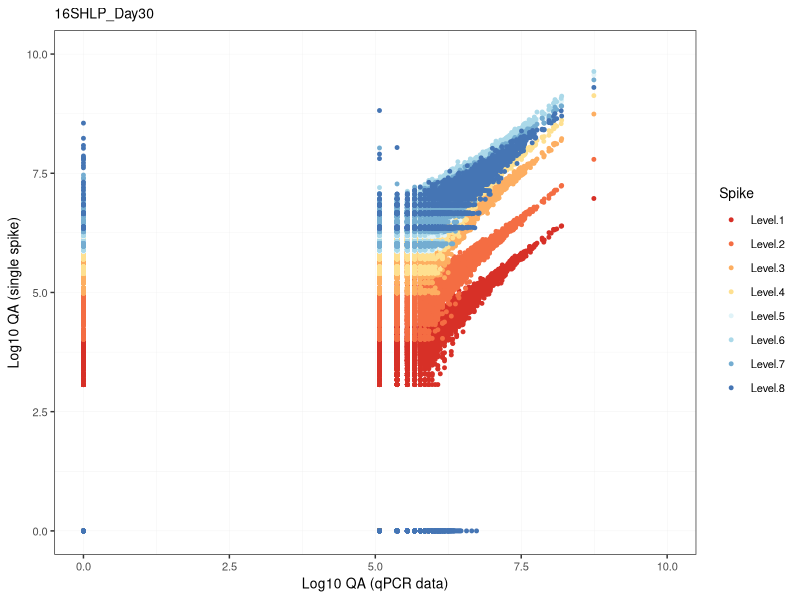

Write the R code that produced this figure.
## ---- chunk 1
knitr::opts_chunk$set(echo = TRUE)
options(knitr.duplicate.label = "allow")
## ---- chunk 2
library("ggplot2")
library("ggpubr")
library(reshape2)
## ---- chunk 3
point=read.csv("16S_point.csv",header = T,row.names=1,sep = ",") 
## ---- chunk 4
#sub_fap$fap=rownames(sub_fap)
point_melt <- melt(point,id.vars = c("Control"),variable.name = "Spike",value.name = "Copies")
width = 120
height = 100#180
## ---- chunk 5
group= "16SHLP_Day30"
p1 = ggplot(point_melt, aes(x=Control, y=Copies,color=Spike))+ geom_point(size=1,alpha=1)+ labs(x='Log10 QA (qPCR data)',y='Log10 QA (single spike)')+
theme(panel.background = element_rect(colour = "black"))+theme_bw()+
theme(panel.grid.major =  element_line(size=0.1),panel.grid.minor = element_line(size = 0.1))+
 theme(axis.text.x = element_text(size = 8),axis.text.y = element_text(size = 8))+
   theme(axis.title.y= element_text(size=10))+theme(axis.title.x = element_text(size = 10))+
  theme(legend.title=element_text(size=10),legend.text=element_text(size=8))+
ggtitle(paste0(group))+theme(plot.title = element_text(size = 10))+ scale_color_brewer(palette = 'RdYlBu')+scale_y_continuous(limits = c(0, 10))+scale_x_continuous(limits = c(0, 10))

p1#16S
#The plot of ITS gene can be generated using the same code.
